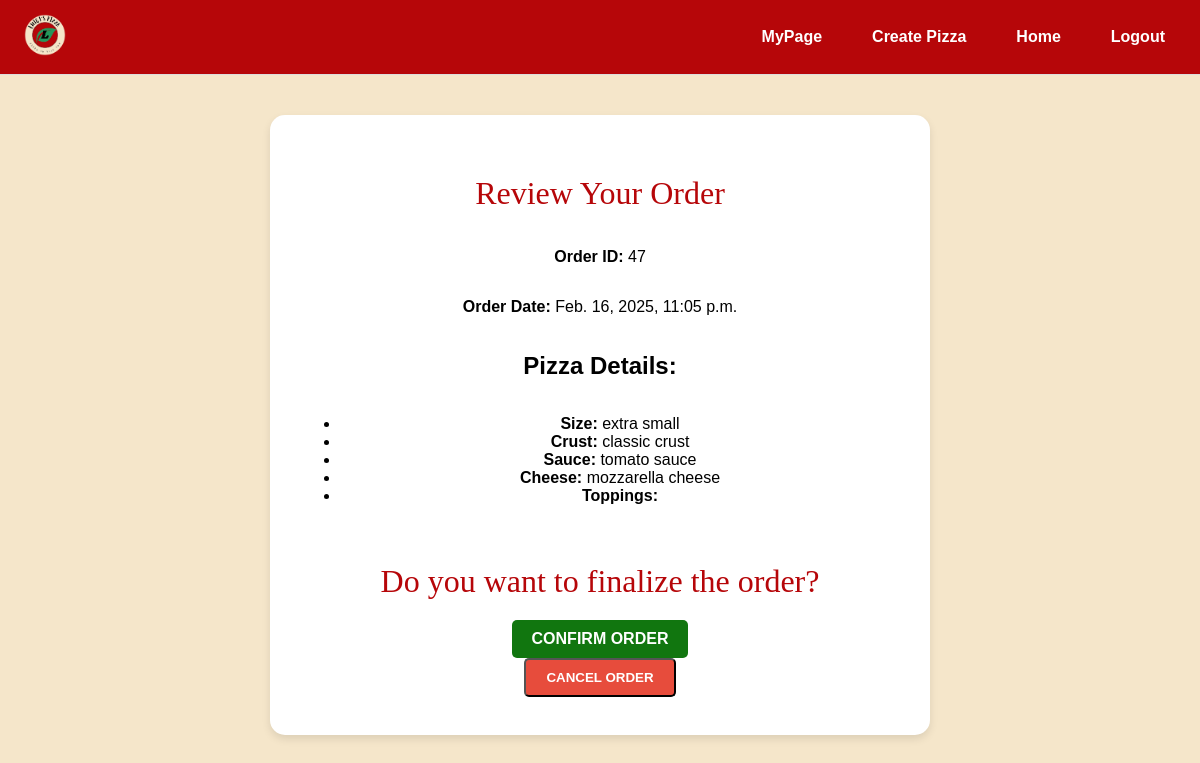
Screenshot of /create_pizza/details/order_review (signed in) with the database file from the repository.
### pizza_app/models.py (models this page shows, shortened)
class ManageOrders(models.Model):
  id = models.AutoField(primary_key=True)
  user = models.ForeignKey(User, on_delete=models.CASCADE, related_name='pizza_orders', null=True, blank=True) #many to one relationship
  order_date = models.DateTimeField(auto_now_add=True)
  pizza = models.ForeignKey('Pizza', on_delete=models.CASCADE)
  payment = models.ForeignKey('Account_details', on_delete=models.CASCADE, null=True, blank=True) #many to one relationship

class Pizza(models.Model):
  id = models.AutoField(primary_key=True)
  size = models.ForeignKey('Size', on_delete=models.CASCADE, default=1)
  crust = models.ForeignKey('Crust', on_delete=models.CASCADE, default=2)
  sauce = models.ForeignKey('Sauce', on_delete=models.CASCADE, default=1)
  cheese = models.ForeignKey('Cheese', on_delete=models.CASCADE, default=1)
  toppings = models.ManyToManyField('Toppings')

class Size(models.Model):#week 4 code
  id = models.AutoField(primary_key=True)
  size = models.CharField(max_length=30)

class Crust(models.Model):
  id = models.AutoField(primary_key=True)
  crust = models.CharField(max_length=30)

class Sauce(models.Model):
  id = models.AutoField(primary_key=True)
  sauce = models.CharField(max_length=30)

class Cheese(models.Model):
  id = models.AutoField(primary_key=True)
  cheese = models.CharField(max_length=30)

### pizza_app/views.py (the view)
# urls.py: path('create_pizza/details/order_review',views.order_review,name="order_review"),
@login_required(login_url="my_login")
def order_review(request):
    latest_order = ManageOrders.objects.filter(user=request.user).order_by('-id').first()
    if not latest_order:
        raise Http404("No orders found.")
    return render(request, 'order_review.html', {'order': latest_order})

### pizza_app/templates/order_review.html (shortened to what this page needs)
{% extends "base.html" %}
{% load static %}
{% block extra_css %}
    <link rel="stylesheet" type="text/css" href="{% static 'css/pizza.css' %}">
{% endblock %}
{% block content %}
<div class="create-pizza-container">
    <h1>Review Your Order</h1>
    {% if order %}
        <p><strong>Order ID:</strong> {{ order.id }}</p>
        <p><strong>Order Date:</strong> {{ order.order_date }}</p>
        <h2>Pizza Details:</h2>
        <ul>
            <li><strong>Size:</strong> {{ order.pizza.size.size }}</li>
            <li><strong>Crust:</strong> {{ order.pizza.crust.crust }}</li>
            <li><strong>Sauce:</strong> {{ order.pizza.sauce.sauce }}</li>
            <li><strong>Cheese:</strong> {{ order.pizza.cheese.cheese }}</li>
            <li><strong>Toppings:</strong>
            </li>
        </ul>
    {% else %}
        <p>No order found.</p>
    {% endif %}
    <div class="goback-link">
        <h1>Do you want to finalize the order?</h1>
        <a href="{% url 'order_time' %}" class="btn">CONFIRM ORDER</a>
        <form method="POST" action="{% url 'cancel_order' %}" class="cancel-order-form" onsubmit="return confirm('Are you sure you want to cancel the order?');">
            <button type="submit" class="btn-red">CANCEL ORDER</button>
        </form>
    </div>
</div>
{% endblock %}

### pizza_app/static/css/all.css (style rules this page uses)
body { background-color: #F5E6CA; font-family: Arial, sans-serif; }

### pizza_app/static/css/pizza.css (style rules this page uses)
body { background-color: #F5E6CA; margin: 0; font-family: Arial, sans-serif; }
.create-pizza-container { background-color: #fff; border-radius: 15px; box-shadow: 0 4px 8px rgba(0, 0, 0, 0.1); max-width: 600px; width: 100%; padding: 30px; text-align: center; display: flex; flex-direction: column; justify-content: center; min-height: 70vh; margin: 40px auto; }
.create-pizza-container h1 { color: #B60609; font-size: 2em; margin-bottom: 20px; font-family: "Rock Salt", serif; font-weight: 400; font-style: normal; text-align: center; }
.goback-link { margin-top: 20px; }
.goback-link a { display: inline-block; padding: 10px 20px; background-color: #11760F; color: #fff; text-decoration: none; border-radius: 5px; font-weight: bold; }
.btn-red { display: inline-block; padding: 10px 20px; background-color: #E74C3C; color: #fff; text-decoration: none; border-radius: 5px; font-weight: bold; cursor: pointer; }

### rows the page displays
ManageOrders: id "47", order_date "Feb. 16, 2025, 11:05 p.m.", pizza.size.size "extra small", pizza.crust.crust "classic crust", pizza.sauce.sauce "tomato sauce", pizza.cheese.cheese "mozzarella cheese"
